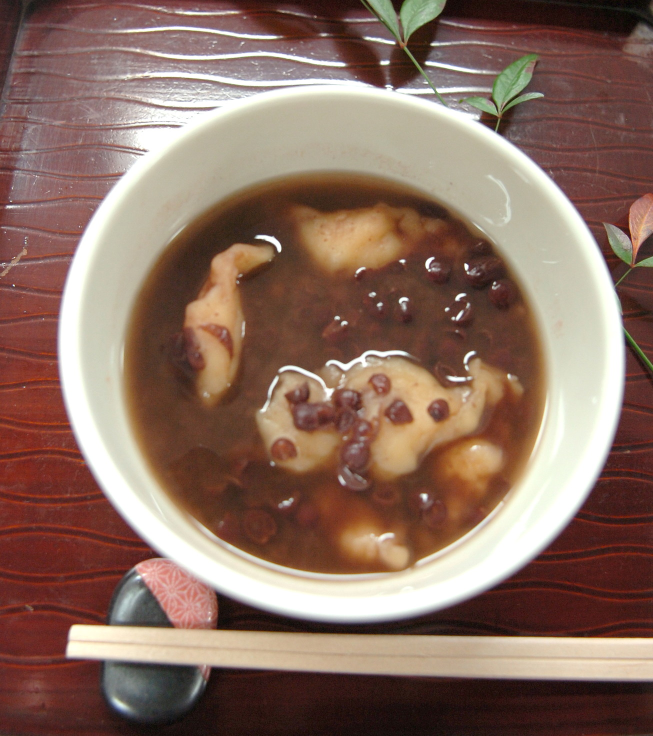
#> input picture app/midokoro-map/frontend/assets/tokusan/photos/maff/local-05e75b4e9c6e3618-c10f3c49101aae1f.jpg, 1306 x 1471 px (shown at 1/2 size)
$ python -i image_quality.py   (imports and definitions only)
#> lines starting #> are read from the running program, lines starting #| are printed output that depends on the picture
"""識別前に写真の質を見る。

暗すぎる・小さすぎる・ぼけている写真をAIへ送っても、返ってくるのは自信のない
推測か、もっともらしい誤りになる。送る前に気づけば、利用者の枠を使わずに済み、
撮り直しも早い。

閾値は評価用の写真 (iNaturalist の research-grade) で分布を測って決める。
ここを勘で決めると、普通に撮れた写真を弾いて使えなくなる。
"""

from __future__ import annotations

import io
import math

from PIL import Image

# 判定の重さ。block は送らせない、warn は伝えて続けさせる
BLOCK = "block"
WARN = "warn"


# [19 lines left out: function _laplacian_variance, not called in this run]


def measure(data: bytes) -> dict[str, float]:
    """写真の質を数字にする。判定はしない。"""
    with Image.open(io.BytesIO(data)) as image:
        image = image.convert("RGB")
        width, height = image.size
        gray = image.convert("L")
        # ぼけの計算だけ縮めて行う。元の大きさのままだと数秒かかる
        scale = 320 / max(gray.size)
        small = gray.resize((max(1, int(gray.width * scale)), max(1, int(gray.height * scale)))) \
            if scale < 1 else gray
        sharpness = _laplacian_variance(small)
        histogram = gray.histogram()
        pixels = sum(histogram) or 1
        brightness = sum(i * n for i, n in enumerate(histogram)) / pixels
        # 明暗の幅。真っ白や真っ黒に潰れていると小さくなる
        mean_sq = sum(i * i * n for i, n in enumerate(histogram)) / pixels
        contrast = math.sqrt(max(0.0, mean_sq - brightness * brightness))
    return {
        "width": width, "height": height, "pixels": width * height,
        "sharpness": round(sharpness, 1),
        "brightness": round(brightness, 1),
        "contrast": round(contrast, 1),
    }


# 閾値は評価用の写真44枚 (iNaturalist research-grade) の分布から決めた。
# その最小値は sharpness 161.4 / brightness 35.7 / contrast 15.2 なので、
# どれも下限より十分下に置き、普通に撮れた写真を弾かないようにしてある。
#
# 縮小すると輪郭が相対的に強まり sharpness は上がる (160x120 で 4899、元は 2841)。
# 小さい写真はぼけ判定をすり抜けるので、先に大きさを見る。
MIN_EDGE_BLOCK = 200        # これ未満は何が写っているか分からない
MIN_EDGE_WARN = 300         # 短辺300未満は種の決め手が写りにくい。
                            # 評価用の写真は短辺333〜375で、その大きさで Top-1 40% を
                            # 出せている。識別できている大きさに注意を出しては意味がない
MIN_BRIGHTNESS_BLOCK = 15   # ほぼ真っ暗 (8%まで落とした写真で 9.4)
MIN_BRIGHTNESS_WARN = 25    # 暗い (18%まで落とした写真で 21.7)
MIN_SHARPNESS_WARN = 50     # ぼけ (半径4のぼかしで 9.7)
MIN_CONTRAST_WARN = 10      # 白飛び・黒潰れ


def judge(data: bytes) -> dict[str, object]:
    """写真の質を見て、撮り直しを促すかどうかを決める。

    弾くのは、何が写っているか分からない場合だけにする。迷う程度のものまで
    止めると、条件の悪い場所でしか会えない生きものを調べられなくなる。
    """
    return judge_measured(measure(data))


# [35 lines left out: function judge_measured, not called in this run]

>>> import cv2
>>> picture = cv2.imread('../midokoro-map/frontend/assets/tokusan/photos/maff/local-05e75b4e9c6e3618-c10f3c49101aae1f.jpg', cv2.IMREAD_GRAYSCALE)
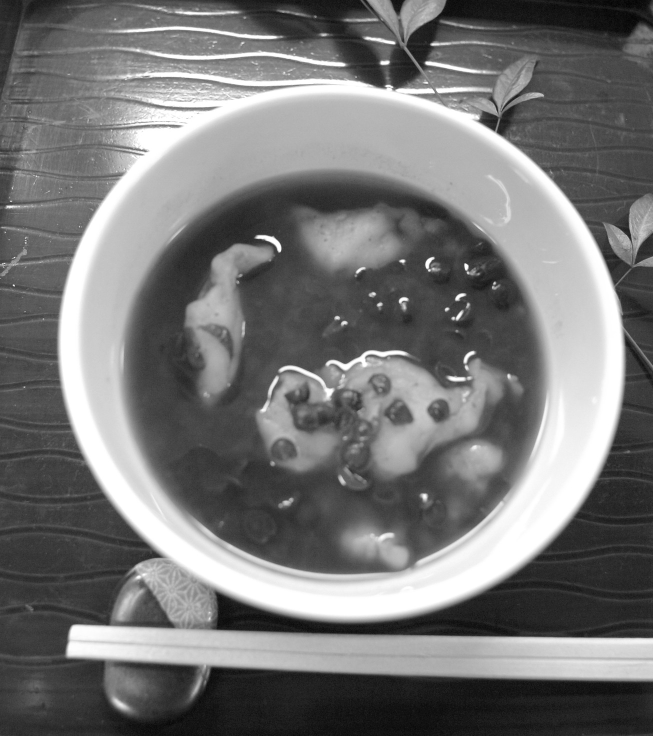
#> picture: shape (1471, 1306) (shown at 1/2 size); min 1, max 255, mean 117.2
#> (the run stopped early here; a loop or call above may not have finished)

$ run again, on app/midokoro-map/frontend/assets/tokusan/photos/maff/local-08a49f45502a0788-a95782b599e233b6.jpg
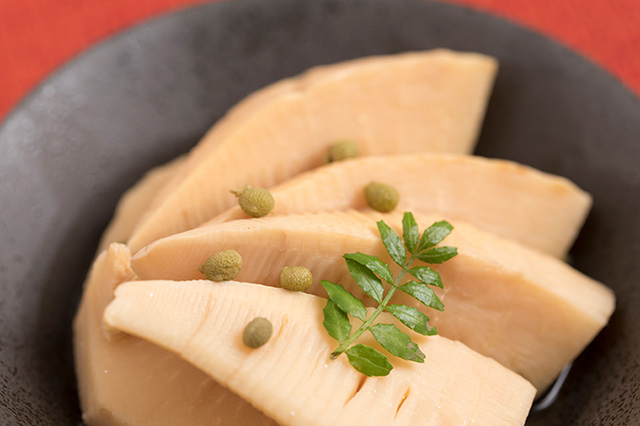
#> input picture app/midokoro-map/frontend/assets/tokusan/photos/maff/local-08a49f45502a0788-a95782b599e233b6.jpg, 640 x 426 px
#> `picture = cv2.imread('../midokoro-map/frontend/assets/tokusan/photos/m..`:
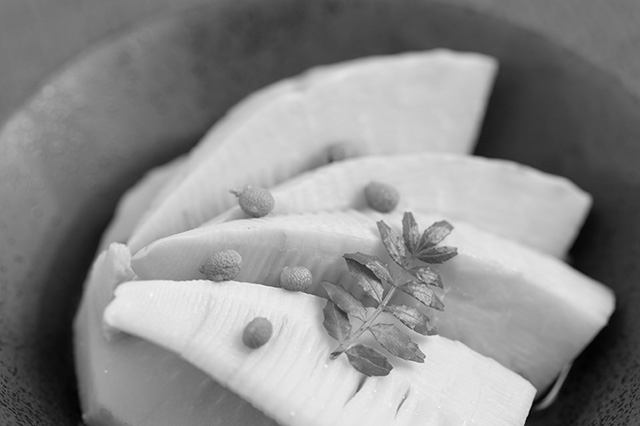
#> picture: shape (426, 640); min 1, max 249, mean 138.7

$ run again, on app/midokoro-map/frontend/assets/tokusan/photos/maff/local-0b008093d0b112ed-baa826c7f2d1e6f6.jpg
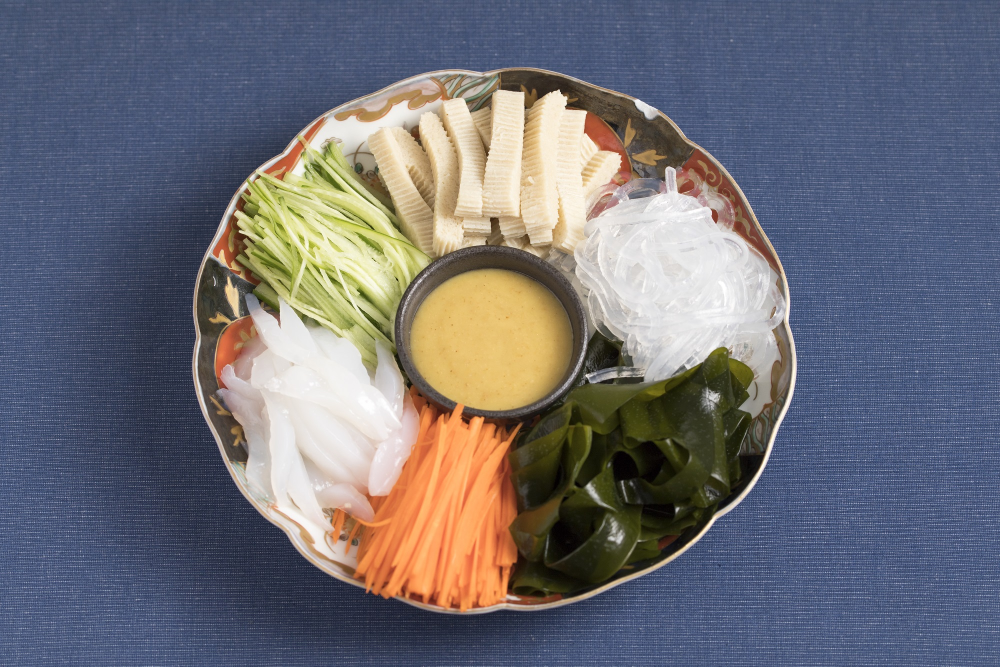
#> input picture app/midokoro-map/frontend/assets/tokusan/photos/maff/local-0b008093d0b112ed-baa826c7f2d1e6f6.jpg, 2000 x 1333 px (shown at 1/2 size)
#> `picture = cv2.imread('../midokoro-map/frontend/assets/tokusan/photos/m..`:
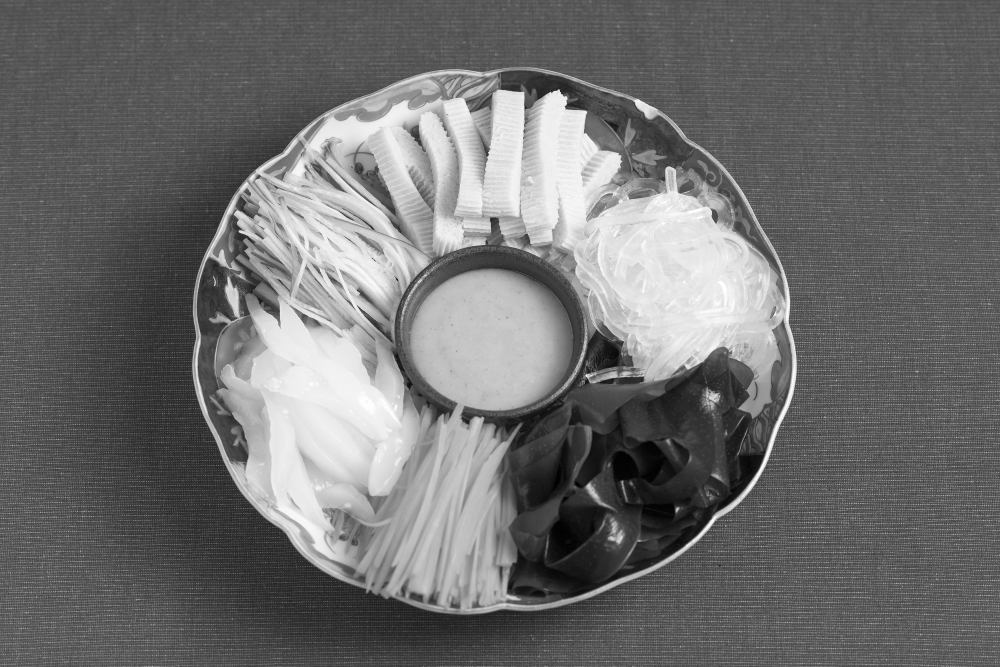
#> picture: shape (1333, 2000) (shown at 1/2 size); min 0, max 255, mean 110.7

$ run again, on app/midokoro-map/frontend/assets/tokusan/photos/maff/local-0e964fa55ca24199-39ab537cf167b190.jpg
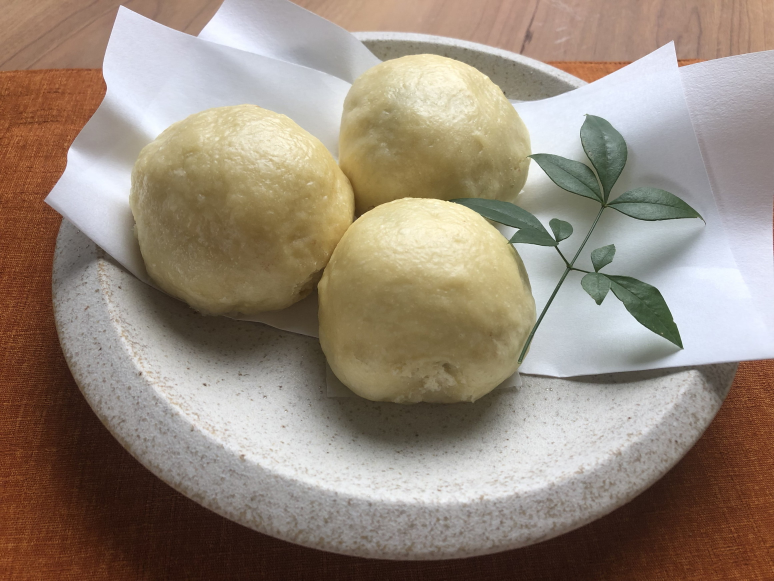
#> input picture app/midokoro-map/frontend/assets/tokusan/photos/maff/local-0e964fa55ca24199-39ab537cf167b190.jpg, 2322 x 1742 px (shown at 1/3 size)
#> `picture = cv2.imread('../midokoro-map/frontend/assets/tokusan/photos/m..`:
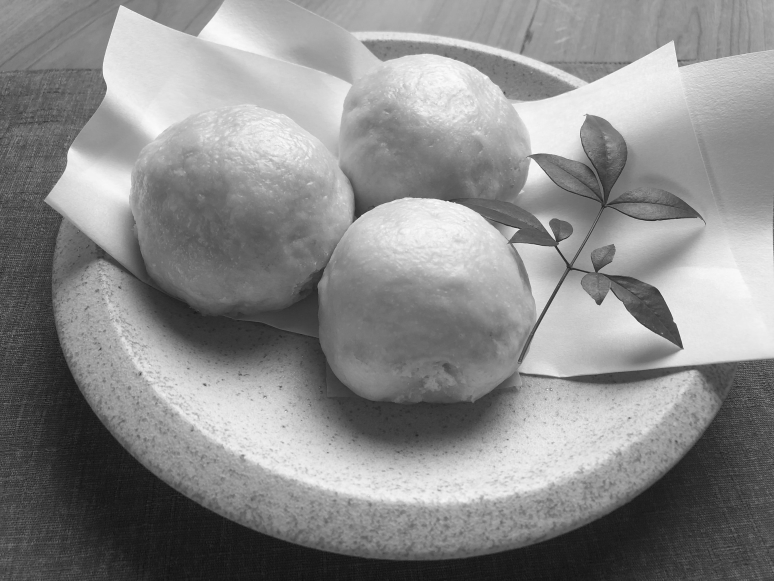
#> picture: shape (1742, 2322) (shown at 1/3 size); min 6, max 255, mean 138.6
